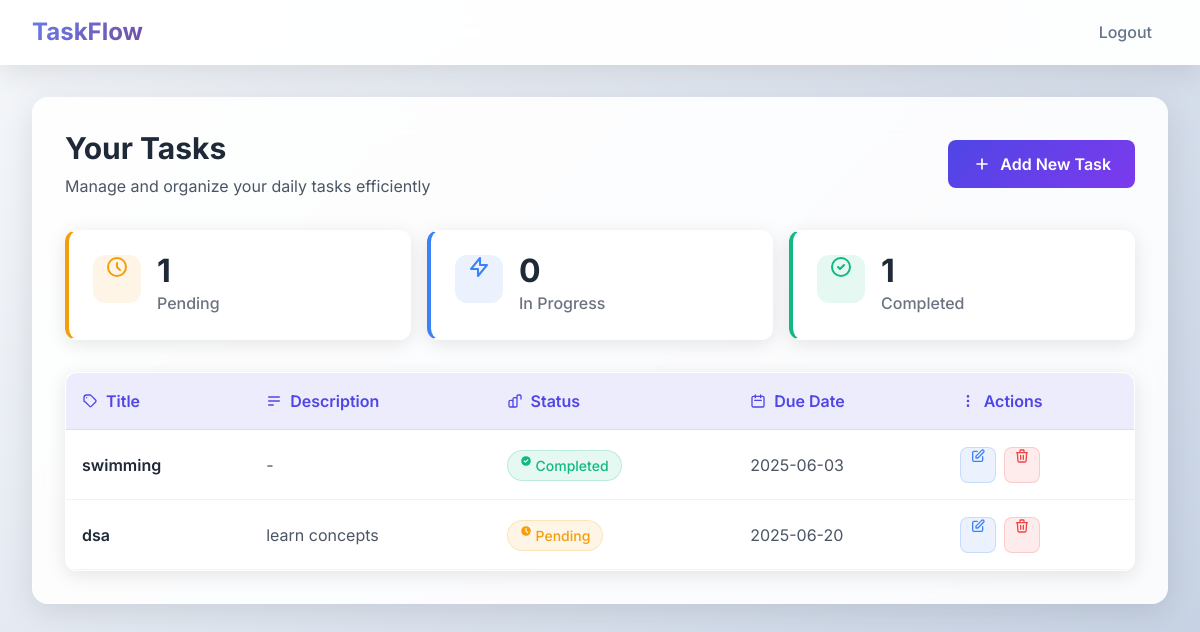
Before: /dashboard (signed in) with the older database file.
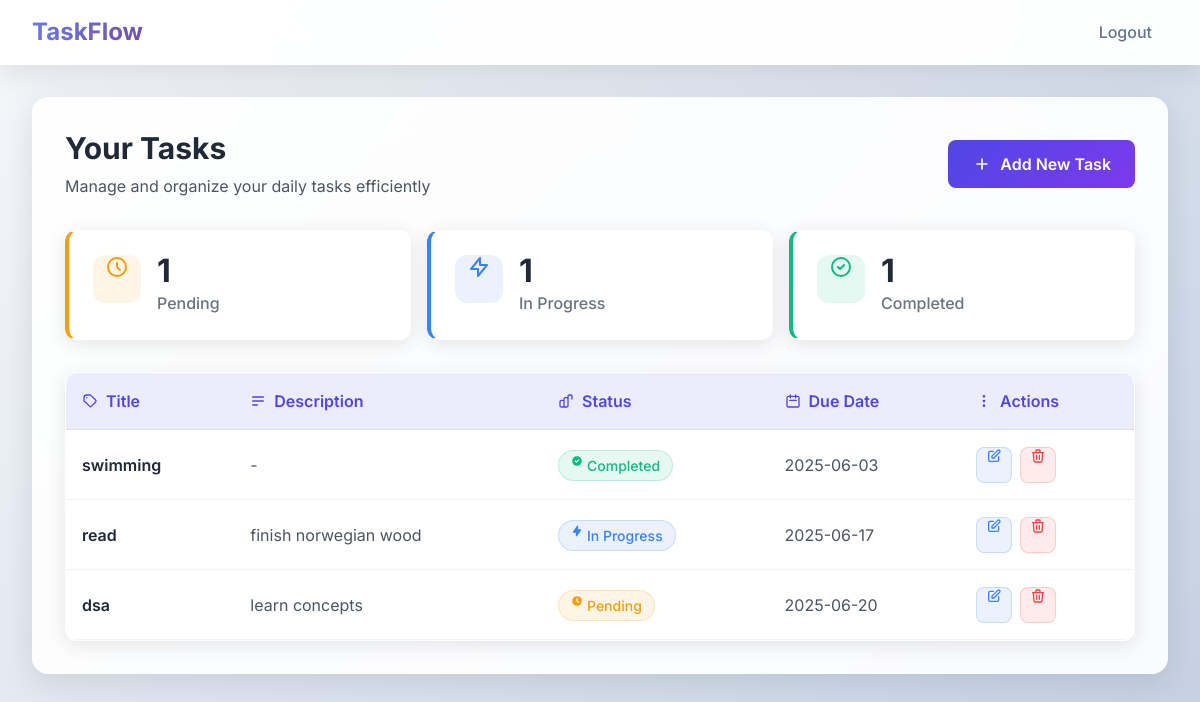
After: the same page with the newer database file.
### models.py (models this page shows)
class Task(db.Model):
    id = db.Column(db.Integer, primary_key=True)
    title = db.Column(db.String(200), nullable=False)
    description = db.Column(db.Text, nullable=True)
    status = db.Column(db.String(20), default='Pending')
    due_date = db.Column(db.DateTime, nullable=True)
    user_id = db.Column(db.Integer, db.ForeignKey('user.id'), nullable=False)
    created_at = db.Column(db.DateTime, default=datetime.utcnow)

### app.py (the view)
@app.route('/dashboard')
@login_required
def dashboard():
    tasks = Task.query.filter_by(user_id=current_user.id).order_by(Task.due_date).all()
    today = datetime.today().date()
    return render_template('dashboard.html', tasks=tasks, today=today)

### models.py (called while the page is built)
@login_manager.user_loader
def load_user(user_id):
    return User.query.get(int(user_id))

### templates/dashboard.html (shortened to what this page needs)
{% extends "layout.html" %}
{% block content %}
<div class="content-card">
    <div class="flex flex-col md:flex-row justify-between items-start md:items-center mb-8">
        <div>
            <h2 class="text-3xl font-bold text-gray-800 mb-2">Your Tasks</h2>
            <p class="text-gray-600">Manage and organize your daily tasks efficiently</p>
        </div>
        <a href="{{ url_for('new_task') }}" class="btn-primary inline-flex items-center mt-4 md:mt-0 add-task-btn">
            <svg class="w-5 h-5 mr-2" fill="none" stroke="currentColor" viewBox="0 0 24 24">
                <path stroke-linecap="round" stroke-linejoin="round" stroke-width="2" d="M12 6v6m0 0v6m0-6h6m-6 0H6"></path>
            </svg>
            Add New Task
        </a>
    </div>
    {% if tasks %}
        <div class="task-stats mb-8">
            <div class="grid grid-cols-1 md:grid-cols-3 gap-4">
                <div class="stat-card pending">
                    <div class="stat-icon">
                        <svg class="w-6 h-6" fill="none" stroke="currentColor" viewBox="0 0 24 24">
                            <path stroke-linecap="round" stroke-linejoin="round" stroke-width="2" d="M12 8v4l3 3m6-3a9 9 0 11-18 0 9 9 0 0118 0z"></path>
                        </svg>
                    </div>
                    <div>
                        <p class="stat-number">{{ tasks|selectattr("status", "equalto", "Pending")|list|length }}</p>
                        <p class="stat-label">Pending</p>
                    </div>
                </div>
                <div class="stat-card progress">
                    <div class="stat-icon">
                        <svg class="w-6 h-6" fill="none" stroke="currentColor" viewBox="0 0 24 24">
                            <path stroke-linecap="round" stroke-linejoin="round" stroke-width="2" d="M13 10V3L4 14h7v7l9-11h-7z"></path>
                        </svg>
                    </div>
                    <div>
                        <p class="stat-number">{{ tasks|selectattr("status", "equalto", "In Progress")|list|length }}</p>
                        <p class="stat-label">In Progress</p>
                    </div>
                </div>
                <div class="stat-card completed">
                    <div class="stat-icon">
                        <svg class="w-6 h-6" fill="none" stroke="currentColor" viewBox="0 0 24 24">
                            <path stroke-linecap="round" stroke-linejoin="round" stroke-width="2" d="M9 12l2 2 4-4m6 2a9 9 0 11-18 0 9 9 0 0118 0z"></path>
                        </svg>
                    </div>
                    <div>
                        <p class="stat-number">{{ tasks|selectattr("status", "equalto", "Completed")|list|length }}</p>
                        <p class="stat-label">Completed</p>
                    </div>
                </div>
            </div>
        </div>
        <div class="task-table-container">
            <div class="table-responsive">
                <table class="task-table">
                    <thead>
                        <tr>
                            <th>
                                <div class="flex items-center">
                                    <svg class="w-4 h-4 mr-2" fill="none" stroke="currentColor" viewBox="0 0 24 24">
                                        <path stroke-linecap="round" stroke-linejoin="round" stroke-width="2" d="M7 7h.01M7 3h5c.512 0 1.024.195 1.414.586l7 7a2 2 0 010 2.828l-7 7a.997.997 0 01-1.414 0l-7-7A1.997 1.997 0 013 12V7a4 4 0 014-4z"></path>
                                    </svg>
                                    Title
                                </div>
                            </th>
                            <th>
                                <div class="flex items-center">
                                    <svg class="w-4 h-4 mr-2" fill="none" stroke="currentColor" viewBox="0 0 24 24">
                                        <path stroke-linecap="round" stroke-linejoin="round" stroke-width="2" d="M4 6h16M4 12h16M4 18h7"></path>
                                    </svg>
                                    Description
                                </div>
                            </th>
                            <th>
                                <div class="flex items-center">
                                    Status
                                </div>
                            </th>
                            <th>
                                <div class="flex items-center">
                                    <svg class="w-4 h-4 mr-2" fill="none" stroke="currentColor" viewBox="0 0 24 24">
                                        <path stroke-linecap="round" stroke-linejoin="round" stroke-width="2" d="M8 7V3m8 4V3m-9 8h10M5 21h14a2 2 0 002-2V7a2 2 0 00-2-2H5a2 2 0 00-2 2v12a2 2 0 002 2z"></path>
                                    </svg>
                                    Due Date
                                </div>
                            </th>
                            <th>
                                <div class="flex items-center">
                                    <svg class="w-4 h-4 mr-2" fill="none" stroke="currentColor" viewBox="0 0 24 24">
                                        <path stroke-linecap="round" stroke-linejoin="round" stroke-width="2" d="M12 5v.01M12 12v.01M12 19v.01M12 6a1 1 0 110-2 1 1 0 010 2zm0 7a1 1 0 110-2 1 1 0 010 2zm0 7a1 1 0 110-2 1 1 0 010 2z"></path>
                                    </svg>
                                    Actions
                                </div>
                            </th>
                        </tr>
                    </thead>
                    <tbody>
                        {% for task in tasks %}
                        <tr class="task-row" data-status="{{ task.status.lower().replace(' ', '-') }}">
                            <td class="task-title">
                                <div class="font-semibold text-gray-800">{{ task.title }}</div>
                            </td>
                            <td class="task-description">
                                <div class="text-gray-600 max-w-xs truncate">
                                    {{ task.description or '-' }}
                                </div>
                            </td>
                            <td class="task-status">
                                <span class="status-badge status-{{ task.status.lower().replace(' ', '-') }}">
                                    {% if task.status == 'Pending' %}
                                        <svg class="w-3 h-3 mr-1" fill="currentColor" viewBox="0 0 20 20">
                                            <path fill-rule="evenodd" d="M10 18a8 8 0 100-16 8 8 0 000 16zm1-12a1 1 0 10-2 0v4a1 1 0 00.293.707l2.828 2.829a1 1 0 101.415-1.415L11 9.586V6z" clip-rule="evenodd"></path>
                                        </svg>
                                    {% elif task.status == 'In Progress' %}
                                        <svg class="w-3 h-3 mr-1" fill="currentColor" viewBox="0 0 20 20">
                                            <path fill-rule="evenodd" d="M11.3 1.046A1 1 0 0112 2v5h4a1 1 0 01.82 1.573l-7 10A1 1 0 018 18v-5H4a1 1 0 01-.82-1.573l7-10a1 1 0 011.12-.38z" clip-rule="evenodd"></path>
                                        </svg>
                                    {% else %}
                                        <svg class="w-3 h-3 mr-1" fill="currentColor" viewBox="0 0 20 20">
                                            <path fill-rule="evenodd" d="M10 18a8 8 0 100-16 8 8 0 000 16zm3.707-9.293a1 1 0 00-1.414-1.414L9 10.586 7.707 9.293a1 1 0 00-1.414 1.414l2 2a1 1 0 001.414 0l4-4z" clip-rule="evenodd"></path>
                                        </svg>
                                    {% endif %}
                                    {{ task.status }}
                                </span>
                            </td>
                            <td class="task-due-date">
                                {% if task.due_date %}
                                    <div class="flex items-center text-gray-600">
                                        <span>{{ task.due_date.strftime('%Y-%m-%d') }}</span>
                                    </div>
                                {% else %}
                                    <span class="text-gray-400">-</span>
                                {% endif %}
                            </td>
                            <td class="task-actions">
                                <div class="flex items-center space-x-2">
                                    <a href="{{ url_for('edit_task', task_id=task.id) }}"
                                       class="action-btn edit-btn"
                                       title="Edit Task">
                                        <svg class="w-4 h-4" fill="none" stroke="currentColor" viewBox="0 0 24 24">
                                            <path stroke-linecap="round" stroke-linejoin="round" stroke-width="2" d="M11 5H6a2 2 0 00-2 2v11a2 2 0 002 2h11a2 2 0 002-2v-5m-1.414-9.414a2 2 0 112.828 2.828L11.828 15H9v-2.828l8.586-8.586z"></path>
                                        </svg>
                                    </a>
                                    <form action="{{ url_for('delete_task', task_id=task.id) }}" method="POST" style="display:inline;">
                                        <button type="button"
                                                class="action-btn delete-btn"
                                                title="Delete Task"
                                                onclick="showDeleteModal(this.closest('form'))">
                                            <svg class="w-4 h-4" fill="none" stroke="currentColor" viewBox="0 0 24 24">
                                                <path stroke-linecap="round" stroke-linejoin="round" stroke-width="2" d="M19 7l-.867 12.142A2 2 0 0116.138 21H7.862a2 2 0 01-1.995-1.858L5 7m5 4v6m4-6v6m1-10V4a1 1 0 00-1-1h-4a1 1 0 00-1 1v3M4 7h16"></path>
                                            </svg>
                                        </button>
                                    </form>
                                </div>
                            </td>
                        </tr>
                        {% endfor %}
                    </tbody>
                </table>
            </div>
        </div>
    {% endif %}
</div>
{% endblock %}

### templates/layout.html (shortened to what this page needs)
<!DOCTYPE html>
<html lang="en">
<head>
    <script src="https://cdn.tailwindcss.com"></script>
</head>
<body>
    <nav class="navbar sticky top-0 z-50">
        <div class="max-w-7xl mx-auto px-4 sm:px-6 lg:px-8">
            <div class="flex justify-between items-center h-16">
                <div class="flex items-center">
                    <a href="{{ url_for('index') }}" class="navbar-brand text-2xl">TaskFlow</a>
                </div>
                <div class="flex items-center space-x-2 md:space-x-4">
                    {% if current_user.is_authenticated %}
                        <a href="{{ url_for('logout') }}" class="nav-link">Logout</a>
                    {% else %}
                        <a href="{{ url_for('login') }}" class="nav-link">Login</a>
                        <a href="{{ url_for('register') }}" class="nav-link">Register</a>
                    {% endif %}
                </div>
            </div>
        </div>
    </nav>
    <div class="max-w-7xl mx-auto px-4 sm:px-6 lg:px-8 py-8">
        <div class="main-content">
            {% block content %}{% endblock %}
        </div>
    </div>
</body>
</html>

### templates/layout.html (style rules this page uses)
body { font-family: 'Inter', sans-serif; background: linear-gradient(135deg, #f5f7fa 0%, #c3cfe2 100%); min-height: 100vh; }
.navbar { background: rgba(255, 255, 255, 0.95); backdrop-filter: blur(20px); border-bottom: 1px solid rgba(255, 255, 255, 0.2); box-shadow: 0 8px 32px rgba(0, 0, 0, 0.1); transition: all 0.3s ease; }
.navbar-brand { background: linear-gradient(135deg, #667eea, #764ba2); -webkit-background-clip: text; -webkit-text-fill-color: transparent; background-clip: text; font-weight: 700; transition: all 0.3s ease; }
.nav-link { position: relative; color: #64748b; font-weight: 500; transition: all 0.3s ease; padding: 0.5rem 1rem; border-radius: 8px; }
.nav-link::after { content: ''; position: absolute; bottom: 0; left: 50%; width: 0; height: 2px; background: linear-gradient(135deg, #667eea, #764ba2); transition: all 0.3s ease; transform: translateX(-50%); }
.main-content { animation: fadeInUp 0.6s ease-out; }
.btn-primary { background: linear-gradient(135deg, #4f46e5, #7c3aed); color: white; border: none; padding: 0.75rem 1.5rem; border-radius: 8px; font-weight: 600; transition: all 0.3s ease; position: relative; overflow: hidden; }
.content-card { background: rgba(255, 255, 255, 0.9); backdrop-filter: blur(20px); border-radius: 16px; box-shadow: 0 8px 32px rgba(0, 0, 0, 0.1); border: 1px solid rgba(255, 255, 255, 0.2); padding: 2rem; transition: all 0.3s ease; }

### templates/dashboard.html (style rules this page uses)
.add-task-btn { animation: pulse 2s infinite; }
.task-stats { margin-bottom: 2rem; }
.stat-card { background: rgba(255, 255, 255, 0.8); backdrop-filter: blur(10px); border-radius: 12px; padding: 1.5rem; display: flex; transition: all 0.3s ease; border: 1px solid rgba(255, 255, 255, 0.2); box-shadow: 0 4px 20px rgba(0, 0, 0, 0.1); }
.stat-card.pending { border-left: 4px solid #f59e0b; }
.stat-card.progress { border-left: 4px solid #3b82f6; }
.stat-card.completed { border-left: 4px solid #10b981; }
.stat-icon { width: 48px; height: 48px; border-radius: 12px; display: flex; justify-content: center; margin-right: 1rem; }
.pending .stat-icon { background: rgba(245, 158, 11, 0.1); color: #f59e0b; }
.progress .stat-icon { background: rgba(59, 130, 246, 0.1); color: #3b82f6; }
.completed .stat-icon { background: rgba(16, 185, 129, 0.1); color: #10b981; }
.stat-number { font-size: 2rem; font-weight: 700; color: #1f2937; line-height: 1; }
.stat-label { color: #6b7280; font-weight: 500; margin-top: 0.25rem; }
.task-table-container { background: rgba(255, 255, 255, 0.8); backdrop-filter: blur(10px); border-radius: 12px; overflow: hidden; box-shadow: 0 4px 20px rgba(0, 0, 0, 0.1); border: 1px solid rgba(255, 255, 255, 0.2); }
.task-table { width: 100%; border-collapse: collapse; }
.task-table th { background: rgba(79, 70, 229, 0.1); color: #4f46e5; font-weight: 600; padding: 1rem; text-align: left; border-bottom: 1px solid rgba(79, 70, 229, 0.1); }
.task-row { transition: all 0.3s ease; border-bottom: 1px solid rgba(0, 0, 0, 0.05); }
.task-row td { padding: 1rem; vertical-align: middle; }
.status-badge { display: inline-flex; padding: 0.25rem 0.75rem; border-radius: 20px; font-size: 0.875rem; font-weight: 500; text-transform: capitalize; }
.status-pending { background: rgba(245, 158, 11, 0.1); color: #f59e0b; border: 1px solid rgba(245, 158, 11, 0.2); }
.status-in-progress { background: rgba(59, 130, 246, 0.1); color: #3b82f6; border: 1px solid rgba(59, 130, 246, 0.2); }
.status-completed { background: rgba(16, 185, 129, 0.1); color: #10b981; border: 1px solid rgba(16, 185, 129, 0.2); }
.action-btn { display: inline-flex; justify-content: center; width: 36px; height: 36px; border-radius: 8px; transition: all 0.3s ease; border: 1px solid transparent; }
.edit-btn { background: rgba(59, 130, 246, 0.1); color: #3b82f6; border-color: rgba(59, 130, 246, 0.2); }
.delete-btn { background: rgba(239, 68, 68, 0.1); color: #ef4444; border-color: rgba(239, 68, 68, 0.2); }

Changed rows visible on the page:
added Task: title "read", description "finish norwegian wood", status "In Progress", due_date "2025-06-17"
Other visible differences:
{{ tasks|selectattr("status", "equalto", "In Progress")|list|length }}: "0" → "1"
